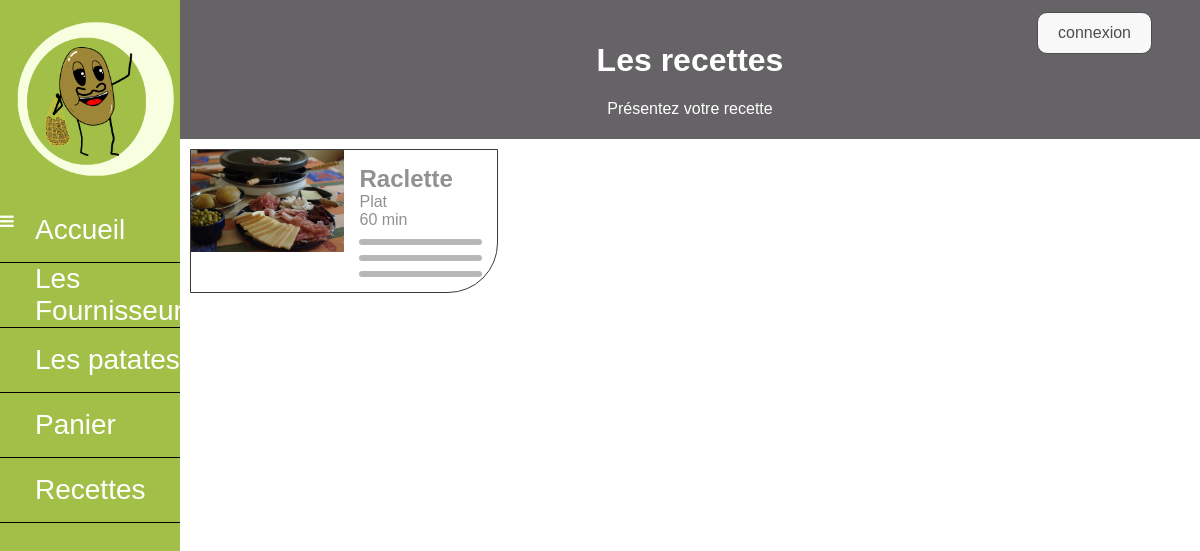
The page /recette.php on the database its author committed.
### tables this page shows
CREATE TABLE `recette` (
  `Id_recette` int(11) NOT NULL,
  `Nom_recette` varchar(50) NOT NULL,
  `Duree` float NOT NULL,
  `ingredient` text NOT NULL,
  `Categorie` int(11) NOT NULL,
  `image_recette` varchar(100) NOT NULL,
  `Etape` text NOT NULL,
  `Validation` tinyint(1) DEFAULT NULL,
  `Date` datetime NOT NULL,
  `Auteur` int(11) NOT NULL
);

CREATE TABLE `categorie` (
  `id_categorie` int(11) NOT NULL,
  `Nom_categorie` varchar(50) NOT NULL
);

### class/Recettemanager.class.php (called while the page is built, shortened)
<?php
class recetteManager implements iterator
{
    private $_db;
    public function __construct($db)
	{
		$this->_recette = $this->getList();
    }
        public function getList()
        {
            $recette = [];
            $q = $this->_db->query('SELECT * FROM recette');
            while ($donnees = $q->fetch(PDO::FETCH_ASSOC))
            {
                $recette[] = new Recette($donnees);
            }
            return $recette;
        }
        public function getlacategorie($idcate)
	    {
		$idcate = (int) $idcate;
		$q = $this->_db->query("SELECT * FROM categorie Where id_categorie ='$idcate'");
        $donnees = $q->fetch(PDO::FETCH_ASSOC);
            if($donnees){
                return $donnees['Nom_categorie'];
            }else{
                return False;
            }
        }
        public function setDb(PDO $db)
        {
            $this->_db = $db;
        }
}
?>

### class/Recette.class.php (called while the page is built, shortened)
<?php
class Recette
{
    private $_Id_recette;
	private $_Nom_recette;
	private $_Duree;
	private $_Categorie;
	private $_image_recette;
	private $_Validation;
	public function hydrate(array $donnees)
	{
		foreach ($donnees as $key => $value) {
			$method = 'set'.$key;
		}
	}
    public function getId_recette()
	{
		return $this->_Id_recette;
	}
	public function getNom_recette()
	{
		return $this->_Nom_recette;
	}
	public function getDuree()
	{
		return $this->_Duree;
	}
	public function getCategorie()
	{
		return $this->_Categorie;
	}
	public function getimage_recette()
	{
		return $this->_image_recette;
	}
	public function getValidation()
	{
		return $this->_Validation;
	}
    public function setId_recette($Id_recette)
	{
		$Id_recette = (int) $Id_recette;
		if ($Id_recette)
		{
			$this->_Id_recette = $Id_recette;
		}
	}
	public function setNom_recette($Nom_recette)
	{
		if (is_string($Nom_recette))
		{
			$this->_Nom_recette = $Nom_recette;
		}
	}
	public function setDuree($Duree)
	{
		$Duree = (int) $Duree;
		if ($Duree)
		{
			$this->_Duree = $Duree;
		}
	}
	public function setCategorie($Categorie)
	{
		$Categorie = (int) $Categorie;
		if ($Categorie)
		{
			$this->_Categorie = $Categorie;
		}
	}
	public function setimage_recette($image_recette)
	{
		if (is_string($image_recette))
		{
			$this->_image_recette = $image_recette;
		}
	}
	public function setValidation($Validation)
	{
		if (is_string($Validation))
		{
			$this->_Validation = $Validation;
		}
	}
	public function setAuteur($Auteur)
	{
		$Auteur = (int) $Auteur;
	}
}

### recette.php (the view, shortened to what this page needs)
<!DOCTYPE html>
<html>
<head>
<link rel="stylesheet" href="https://cdnjs.cloudflare.com/ajax/libs/font-awesome/4.7.0/css/font-awesome.min.css">
<link href="css/Style.css" rel="stylesheet">
</head>
<body >
<?php require "src/nav.php"; ?>
<div class="main">
<header >
<div class="debut">
  <h1>Les recettes </h1>
  <a href="recettecreation.php" type="text">Présentez votre recette</a>
</div>
</header>
<?php
$db=connect_bd();
$manager = new Recettemanager($db);
$listerecettes = $manager->getList();
  $recettes = "";
  foreach ($listerecettes as $recette)
  {
    if($recette->getValidation()==1){
    $recettes .=
    '<li>
      <a href="laRecette.php?recette='.$recette->getId_recette().'">
        <div class="produitrecette">
          <div class="placementrecette">
            <div class="taillerecette">
                <img class="imageproduitrecette" src="'.$recette->getimage_recette().'"/>
            </div>
          </div>
          <div class="placementproduitrecette">
            <div class="detailproduitrecette">
              <div class="textproduitrecette">
                <h2>'.$recette->getNom_recette().'</h2>
                <p>'.$manager->getlacategorie($recette->getCategorie()).' </p>
                <p>'.$recette->getDuree().' min </p>
                <div class="traitgris"></div>
                <div class="traitgris"></div>
                <div class="traitgris"></div>
              </div>
            </div>
          </div>
        </div>
      </a>
    </li>';
  }
}
  if (isset($recettes))
{
  echo $recettes;
}
?>
</div>
</body>
</html>

### css/Style.css (style rules this page uses)
html { scroll-behavior: smooth; margin:0px; }
body { font-family: Arial, Helvetica, sans-serif; margin:auto; }
.main { float:right; width: 85%; margin: 0; height: auto; }
a { text-decoration: none; color:white; }
.debut { text-align:center; background-color: #666366; padding: 2%; color:#ffffff }
li { list-style:none; }
.produitrecette { float: left; padding: 0px; margin: 1%; border: #3d3a3d 1px solid; border-bottom-right-radius: 50px; width: 30%; }
.placementrecette { width: 50%; text-align: center; float: left; }
.taillerecette { width: 100%; position: relative; }
.imageproduitrecette { height: auto; max-width: 100%; border: none; display: inline-block; vertical-align: middle; }
.placementproduitrecette { width: 50%; text-align: center; float: right; }
.detailproduitrecette { width: 100%; position: relative; }
.textproduitrecette { text-align: left; margin: 10%; color: #919191; }
.traitgris { border-bottom: #b7b7b7 6px solid; border-radius: 50px; margin: 10px 0; }
.textproduitrecette p,.textproduitrecette h2 { margin: 0!important; }

### rows shown on the page
recette: image_recette (picture), Nom_recette "Raclette", Categorie.Nom_categorie "Plat", Duree "60"
